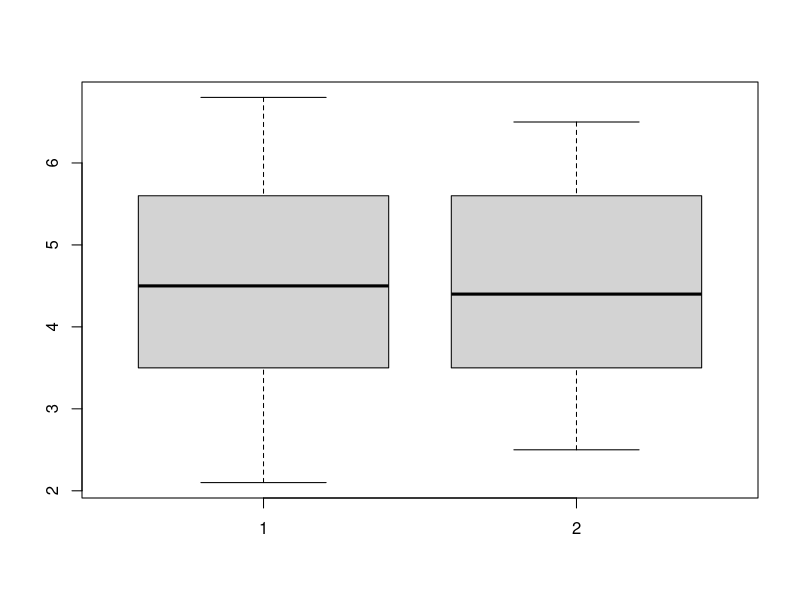
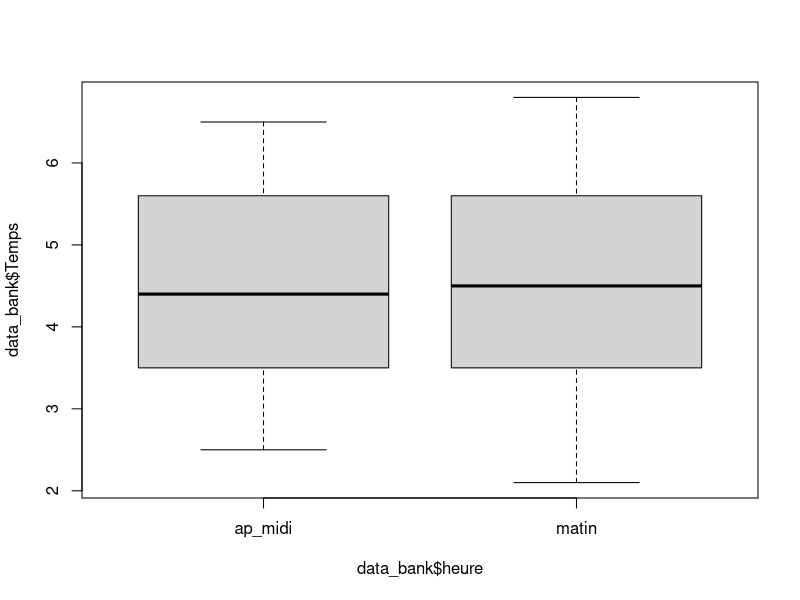

R code for these plots, in order:
data_bank<-read.table("data/bank_waiting_times.csv", header=TRUE, sep = ";")
str(data_bank)

#Question 1

data_bank$heure <- as.factor(c(rep("matin",13), rep("ap_midi",13)))

#Question 2

library(dplyr)
data_matin <- data_bank %>% filter(heure == "matin")
data_am <- data_bank %>% filter(heure == "ap_midi")

##########################################################
#Test de normalité de Shapiro-Wilk: test non-paramétrique avec les hypothèses suivantes:
# H0: les données sont issues d’un échantillon aléatoire dont la loi est gaussienne
# H1: les données ne sont pas issues d’un échantillon aléatoire dont la loi est gaussienne

#Matin
shapiro.test(data_matin$Temps)

#Shapiro-Wilk normality test

#data:  data_matin$Temps
#W = 0.92934, p-value = 0.3341

#AM
shapiro.test(data_am$Temps)

#Shapiro-Wilk normality test

#data:  data_am$Temps
#W = 0.9536, p-value = 0.6538

#Dans les deux cas la p-value est supérieur à alpha = 95% 
#et on accepte H0. On en conclut que les données ne sont 
#pas significativement non gaussiennes.

##########################################################
#Boxplot

boxplot(data_matin$Temps, data_am$Temps)

#OU

boxplot(data_bank$Temps ~ data_bank$heure)

##########################################################
#Test de student

t.test(data_matin$Temps, data_am$Temps)

#Welch Two Sample t-test

#data:  data_matin$Temps and data_am$Temps
#t = 0.10627, df = 23.056, p-value = 0.9163
#alternative hypothesis: true difference in means is not equal to 0
#95 percent confidence interval:
#  -1.136240  1.259317
#sample estimates:
#  mean of x mean of y 
#4.538462  4.476923 

#On ne rejette pas H0 car p-value > alpha = 5% donc on 
#en conclut que les moyennes ne sont pas significativement 
#différentes entre le matin et l’après-midi













